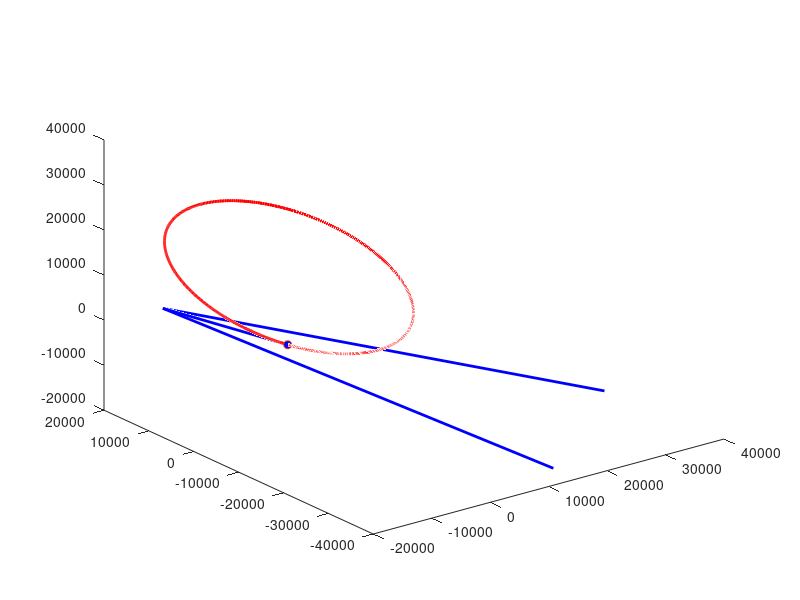

The MATLAB source for this figure: (Note: this script raises an error after producing the figure.)
%% limpa framework
clear all;
close all;
clc;

%% vetores de velocidade e posição iniciais
r_0 = [205.081; 5393.556; -5866.674]; % [km]
v_0 = [-5.518; 6.72; 2.901]; % [km/s]

% parametro gravitacional par uma orbita Terrestr u = G * m_Terra
u = 3.986e5; %[km^3/s^2]
% energia total específica orbital
E = norm(v_0)^2/2 - u/norm(r_0); %[kJ/kg]
% semieixo maior da órbita
a = -u/(2*E); % [km]
% período da órbita
T = 2*pi*sqrt(a^3/u); %[s]

%% vetor de condições iniciais para integração numérica
X_0 = [r_0; v_0];

%% Sistema de equações para o problema dos dois corpos
doisCorpos = @(t, X) [zeros(3,3), eye(3); -(u/norm(X(1:3,1))^3)*eye(3), zeros(3,3)]*X;

%% numero de órbitas a serem propagadas 
nOrbitas = 3;

%% integração numérica utilizando ODE45
% ajuste da tolerância relativa 
options = odeset('RelTol',1e-9); 
% integração 
[t X] = ode45(doisCorpos, [0 nOrbitas*T], X_0, options);

%% figura 1 - plot 3D animado da órbita
% nAnimacoes escolhe o numero de animacoes 
nAnimacoes = 1;
if nAnimacoes > nOrbitas
    nAnimacoes = nOrbitas;
end

fig = figure;
% plot das orbitas
plot3(X(:,1),X(:,2),X(:,3),'LineWidth',2,'Color','red');
hold on;
% posicao inicial
p = plot3(X(1,1),X(1,2),X(1,3),'o','MarkerFaceColor','blue');
% vetor de posicao inicial
vel = quiver3(X(1,1),X(1,2),X(1,3),X(1,4),X(1,5),X(1,6),'AutoScaleFactor',2000,'LineWidth',2,'Color','blue','MaxHeadSize',2);

% plot do elipsóide terrestre utilizando o modelo GRS80
earth = referenceEllipsoid('GRS80','km');
[x, y, z] = ellipsoid(0,0,0,earth.SemimajorAxis, earth.SemimajorAxis, earth.SemiminorAxis);
globe = surf(x, y, -z, 'FaceColor', 'none', 'EdgeColor', 0.5*[1 1 1]);
image_file = 'https://noperation.files.wordpress.com/2012/11/world32k.jpg';
cdata = imread(image_file);
set(globe, 'FaceColor', 'texturemap', 'CData', cdata,'EdgeColor', 'none');

% unidades dos eixos e opções gráficas
xlabel('[km]');
ylabel('[km]');
zlabel('[km]');
axis equal;
axis manual;
grid;

% animação da posição e vetor velocidade
n = 13;
for k = 1:n:int32(((length(X(:,1)))/nOrbitas)*nAnimacoes)
    set(p, 'XData', X(k,1));
    set(p, 'YData', X(k,2));
    set(p, 'ZData', X(k,3));
    set(vel, 'XData', X(k,1));
    set(vel, 'yData', X(k,2));
    set(vel, 'ZData', X(k,3));
    set(vel, 'UData', X(k,4));
    set(vel, 'VData', X(k,5));
    set(vel, 'WData', X(k,6));
     if k > 1
         delay = (t(k)-t(k-n))/10000;
         pause(delay);
     end
    drawnow;
end
hold off;

%% figura 2 - plano orbital e vetores de velocidade
fig2 = figure;
% plot das orbitas
plot3(X(:,1),X(:,2),X(:,3),'LineWidth',2,'Color','red');
hold on;

% plot do elipsóide terrestre utilizando o modelo GRS80
earth = referenceEllipsoid('GRS80','km');
[x, y, z] = ellipsoid(0,0,0,earth.SemimajorAxis, earth.SemimajorAxis, earth.SemiminorAxis);
globe = surf(x, y, -z, 'FaceColor', 'none', 'EdgeColor', 0.5*[1 1 1]);
image_file = 'https://noperation.files.wordpress.com/2012/11/world32k.jpg';
cdata = imread(image_file);
set(globe, 'FaceColor', 'texturemap', 'CData', cdata,'EdgeColor', 'none');

% plot vetores de velocidade no plano orbital
fim = int32(length(X(:,1))/nOrbitas);
for i=1:40:fim
    quiver3(X(i,1),X(i,2),X(i,3),X(i,4),X(i,5),X(i,6),'AutoScaleFactor',1200,'LineWidth',2,'Color','blue','MaxHeadSize',3);
end

% unidades dos eixos e opções do gráfico
xlabel('[km]');
ylabel('[km]');
zlabel('[km]');
view(cross(r_0,v_0));
axis equal;
grid;

%% plot no tempo dos vetores de posição, velocidade e momento angular especifico em módulo
for i=1:length(X(:,1))
    R_ = [X(i,1);X(i,2);X(i,3)];
    V_ = [X(i,4);X(i,5);X(i,6)];
    R(i) = norm(R_);
    V(i) = norm(V_);
    H(i) = norm(cross(R_,V_));
    E(i) = V(i)^2/2-u/R(i);
end

figure;
ax1 = subplot(3,1,1);
plot(ax1,t,R);
title(ax1,'Posição em módulo');
ylabel(ax1,'|r| [km]');
grid minor;

ax2 = subplot(3,1,2);
plot(ax2,t,V);
title(ax2,'Velocidade em módulo');
ylabel('|v| [km/s]');
grid minor;

ax3 = subplot(3,1,3);
plot(ax3,t,E);
ylim([-8.03 -7.94]);
title(ax3, 'Energia total específica');
ylabel(ax3, 'E [kJ/kg]');
grid minor;

%% altitudes e velocidades no apogeu e perigeu
disp('altitude no perigeu');
disp([num2str(min(R)), ' km']);

disp('altitude no apogeu');
disp([num2str(max(R)- 6357),' km']);

disp('velocidade no perigeu');
disp([num2str(max(V)), ' km/s']);

disp('velocidade no apogeu');
disp([num2str(min(V)), ' km/s']);
